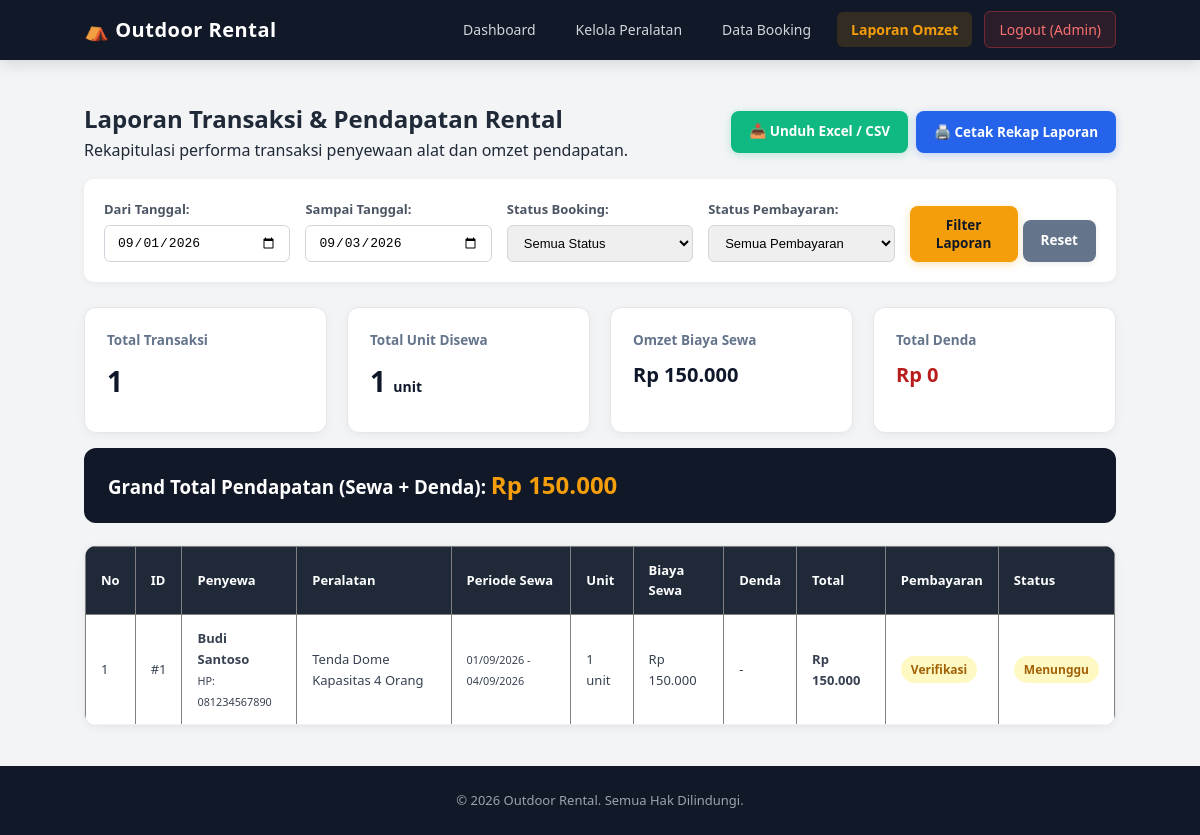
Page /admin/laporan.php (signed in) on the committed database.
### tables this page shows
CREATE TABLE `booking` (
    `id` INT AUTO_INCREMENT PRIMARY KEY,
    `id_user` INT NOT NULL,
    `id_peralatan` INT NOT NULL,
    `nama_penyewa` VARCHAR(100) NOT NULL,
    `no_hp` VARCHAR(25) NOT NULL,
    `tanggal_pinjam` DATE NOT NULL,
    `tanggal_kembali` DATE NOT NULL,
    `lama_sewa` INT NOT NULL,
    `jumlah` INT NOT NULL DEFAULT 1,
    `total_harga` INT NOT NULL,
    `bukti_pembayaran` VARCHAR(255) NULL,
    `status_pembayaran` ENUM(
        'Belum Bayar',
        'Menunggu Verifikasi',
        'Lunas'
    ) NOT NULL DEFAULT 'Belum Bayar',
    `denda` INT NOT NULL DEFAULT 0,
    `status` ENUM(
        'Menunggu',
        'Disetujui',
        'Ditolak',
        'Dikembalikan'
    ) NOT NULL DEFAULT 'Menunggu',
    `created_at` TIMESTAMP DEFAULT CURRENT_TIMESTAMP,
    CONSTRAINT `fk_booking_user` FOREIGN KEY (`id_user`) REFERENCES `users` (`id`) ON UPDATE CASCADE ON DELETE CASCADE,
    CONSTRAINT `fk_booking_peralatan` FOREIGN KEY (`id_peralatan`) REFERENCES `peralatan` (`id`) ON UPDATE CASCADE ON DELETE RESTRICT
);

CREATE TABLE `peralatan` (
    `id` INT AUTO_INCREMENT PRIMARY KEY,
    `nama` VARCHAR(100) NOT NULL,
    `kategori` VARCHAR(50) NOT NULL,
    `harga` INT NOT NULL,
    `stok` INT NOT NULL DEFAULT 0,
    `gambar` VARCHAR(255) NULL,
    `created_at` TIMESTAMP DEFAULT CURRENT_TIMESTAMP
);

### config/functions.php (called while the page is built, shortened)
<?php
function rupiah($harga)
{
    return "Rp " . number_format((float)$harga, 0, ',', '.');
}

### admin/laporan.php (the view, shortened to what this page needs)
<?php
require_once '../config/config.php';
require_once '../config/functions.php';
$tglAwal = $_GET['tgl_awal'] ?? date('Y-m-01');
$tglAkhir = $_GET['tgl_akhir'] ?? date('Y-m-d');
$statusFilter = $_GET['status'] ?? '';
$bayarFilter = $_GET['status_bayar'] ?? '';
$sql = "SELECT booking.*, peralatan.nama AS nama_peralatan, peralatan.kategori AS kategori_peralatan
        FROM booking
        JOIN peralatan ON booking.id_peralatan = peralatan.id
        WHERE DATE(booking.tanggal_pinjam) BETWEEN ? AND ?";
$params = [$tglAwal, $tglAkhir];
$types = "ss";
$sql .= " ORDER BY booking.id DESC";
$stmt = mysqli_prepare($conn, $sql);
mysqli_stmt_bind_param($stmt, $types, ...$params);
mysqli_stmt_execute($stmt);
$result = mysqli_stmt_get_result($stmt);
$totalTransaksi = 0;
$totalUnitDisewa = 0;
$totalOmzetSewa = 0;
$totalDenda = 0;
$dataLaporan = [];
while ($row = mysqli_fetch_assoc($result)) {
    $totalTransaksi++;
    $totalUnitDisewa += (int) $row['jumlah'];
    $totalOmzetSewa += (int) $row['total_harga'];
    $totalDenda += (int) $row['denda'];
    $dataLaporan[] = $row;
}
$grandTotalPendapatan = $totalOmzetSewa + $totalDenda;
include '../includes/header.php';
?>
<section class="riwayat-section">
    <div class="header-action-container">
        <div>
            <h2>Laporan Transaksi & Pendapatan Rental</h2>
            <p>Rekapitulasi performa transaksi penyewaan alat dan omzet pendapatan.</p>
        </div>
        <div style="display:flex; gap:8px;" class="no-print">
            <a href="export_laporan.php?tgl_awal=<?= urlencode($tglAwal); ?>&tgl_akhir=<?= urlencode($tglAkhir); ?>&status=<?= urlencode($statusFilter); ?>&status_bayar=<?= urlencode($bayarFilter); ?>" class="btn btn-success">
                📥 Unduh Excel / CSV
            </a>
            <button onclick="window.print()" class="btn btn-print">🖨️ Cetak Rekap Laporan</button>
        </div>
    </div>
    <div class="filter-box no-print mt-3">
        <form method="GET" action="laporan.php" class="filter-grid">
            <div>
                <label>Dari Tanggal:</label>
                <input type="date" name="tgl_awal" value="<?= htmlspecialchars($tglAwal); ?>" required>
            </div>
            <div>
                <label>Sampai Tanggal:</label>
                <input type="date" name="tgl_akhir" value="<?= htmlspecialchars($tglAkhir); ?>" required>
            </div>
            <div>
                <label>Status Booking:</label>
                <select name="status">
                    <option value="">Semua Status</option>
                </select>
            </div>
            <div>
                <label>Status Pembayaran:</label>
                <select name="status_bayar">
                    <option value="">Semua Pembayaran</option>
                </select>
            </div>
            <div style="display:flex; align-items:flex-end; gap:5px;">
                <button type="submit" class="btn btn-primary">Filter Laporan</button>
                <a href="laporan.php" class="btn btn-secondary">Reset</a>
            </div>
        </form>
    </div>
    <div class="dashboard-stats mt-4">
        <div class="stat-box">
            <h3>Total Transaksi</h3>
            <p><?= $totalTransaksi; ?></p>
        </div>
        <div class="stat-box">
            <h3>Total Unit Disewa</h3>
            <p><?= $totalUnitDisewa; ?> <small style="font-size:14px;">unit</small></p>
        </div>
        <div class="stat-box">
            <h3>Omzet Biaya Sewa</h3>
            <p style="font-size: 20px;"><?= rupiah($totalOmzetSewa); ?></p>
        </div>
        <div class="stat-box">
            <h3>Total Denda</h3>
            <p style="font-size: 20px; color:#b91c1c;"><?= rupiah($totalDenda); ?></p>
        </div>
    </div>
    <div class="grand-total-banner mt-3">
        <h3>Grand Total Pendapatan (Sewa + Denda): <span><?= rupiah($grandTotalPendapatan); ?></span></h3>
    </div>
    <div class="table-responsive mt-4">
        <table border="1" cellpadding="10" cellspacing="0" class="table-custom">
            <thead>
                <tr>
                    <th>No</th>
                    <th>ID</th>
                    <th>Penyewa</th>
                    <th>Peralatan</th>
                    <th>Periode Sewa</th>
                    <th>Unit</th>
                    <th>Biaya Sewa</th>
                    <th>Denda</th>
                    <th>Total</th>
                    <th>Pembayaran</th>
                    <th>Status</th>
                </tr>
            </thead>
            <tbody>
                <?php if (empty($dataLaporan)) { ?>
                    <tr>
                        <td colspan="11" style="text-align: center; padding: 25px;">
                            Tidak ada data transaksi pada rentang tanggal yang dipilih.
                        </td>
                    </tr>
                <?php } else { ?>
                    <?php $no = 1; foreach ($dataLaporan as $row) {
                        $totalBaris = $row['total_harga'] + $row['denda'];
                    ?>
                        <tr>
                            <td><?= $no++; ?></td>
                            <td>#<?= $row['id']; ?></td>
                            <td>
                                <strong><?= htmlspecialchars($row['nama_penyewa']); ?></strong><br>
                                <small>HP: <?= htmlspecialchars($row['no_hp']); ?></small>
                            </td>
                            <td><?= htmlspecialchars($row['nama_peralatan']); ?></td>
                            <td>
                                <small><?= date('d/m/Y', strtotime($row['tanggal_pinjam'])); ?> - <?= date('d/m/Y', strtotime($row['tanggal_kembali'])); ?></small>
                            </td>
                            <td><?= $row['jumlah']; ?> unit</td>
                            <td><?= rupiah($row['total_harga']); ?></td>
                            <td>
                                <?php if ($row['denda'] > 0) { ?>
                                    <span class="text-danger"><?= rupiah($row['denda']); ?></span>
                                <?php } else { ?>
                                    -
                                <?php } ?>
                            </td>
                            <td><strong><?= rupiah($totalBaris); ?></strong></td>
                            <td>
                                <?php if ($row['status_pembayaran'] === 'Lunas') { ?>
                                    <span class="badge badge-success">Lunas</span>
                                <?php } elseif ($row['status_pembayaran'] === 'Menunggu Verifikasi') { ?>
                                    <span class="badge badge-warning">Verifikasi</span>
                                <?php } else { ?>
                                    <span class="badge badge-danger">Belum</span>
                                <?php } ?>
                            </td>
                            <td>
                                <?php if ($row['status'] === 'Disetujui') { ?>
                                    <span class="badge badge-success">Disetujui</span>
                                <?php } elseif ($row['status'] === 'Dikembalikan') { ?>
                                    <span class="badge badge-info">Selesai</span>
                                <?php } elseif ($row['status'] === 'Ditolak') { ?>
                                    <span class="badge badge-danger">Ditolak</span>
                                <?php } else { ?>
                                    <span class="badge badge-warning">Menunggu</span>
                                <?php } ?>
                            </td>
                        </tr>
                    <?php } ?>
                <?php } ?>
            </tbody>
        </table>
    </div>
</section>
<?php
include '../includes/footer.php';
?>

### assets/css/style.css (style rules this page uses)
* { margin: 0; padding: 0; box-sizing: border-box; }
body { font-family: 'Segoe UI', -apple-system, BlinkMacSystemFont, Roboto, Oxygen, Ubuntu, Cantarell, sans-serif; background: #f3f4f6; color: #1f2937; line-height: 1.6; min-height: 100vh; display: flex; flex-direction: column; }
a { text-decoration: none; color: inherit; transition: all 0.2s ease; }
button { cursor: pointer; font-family: inherit; }
.filter-box { background: white; padding: 20px; border-radius: 10px; box-shadow: 0 2px 8px rgba(0,0,0,0.05); margin-bottom: 25px; }
.filter-grid { display: grid; grid-template-columns: repeat(auto-fit, minmax(180px, 1fr)); gap: 15px; }
.filter-grid label { display: block; font-size: 13px; font-weight: 600; color: #4b5563; margin-bottom: 5px; }
.filter-grid input, .filter-grid select { width: 100%; padding: 9px 12px; border: 1px solid #d1d5db; border-radius: 6px; outline: none; font-size: 13px; }
.btn { display: inline-flex; align-items: center; justify-content: center; gap: 6px; padding: 10px 18px; background: #1e293b; color: #ffffff; border-radius: 8px; font-size: 13.5px; font-weight: 600; border: none; text-align: center; cursor: pointer; box-shadow: 0 2px 6px rgba(0, 0, 0, 0.08); transition: all 0.2s cubic-bezier(0.4, 0, 0.2, 1); box-sizing: border-box; }
.btn-primary { background: #f59e0b; color: #111827; font-weight: 700; box-shadow: 0 2px 8px rgba(245, 158, 11, 0.3); }
.btn-secondary { background: #64748b; color: #ffffff; font-weight: 600; }
.btn-success { background: #10b981; color: #ffffff; font-weight: 600; box-shadow: 0 2px 8px rgba(16, 185, 129, 0.25); }
.btn-print { background: #2563eb; color: #ffffff; font-weight: 600; box-shadow: 0 2px 8px rgba(37, 99, 235, 0.25); }
.badge { display: inline-block; padding: 4px 10px; border-radius: 9999px; font-size: 12px; font-weight: 600; }
.badge-warning { background: #fef9c3; color: #a16207; }
.riwayat-section { padding: 40px 7%; flex: 1; }
.header-action-container { display: flex; justify-content: space-between; align-items: center; flex-wrap: wrap; gap: 15px; }
.table-responsive { overflow-x: auto; background: white; border-radius: 12px; box-shadow: 0 2px 10px rgba(0, 0, 0, 0.05); border: 1px solid #e5e7eb; }
.table-custom { width: 100%; border-collapse: collapse; }
.table-custom th { background: #1f2937; color: white; padding: 13px 15px; text-align: left; font-size: 13px; font-weight: 600; }
.table-custom td { padding: 13px 15px; border-bottom: 1px solid #f1f5f9; font-size: 13px; color: #374151; }
.dashboard-stats { display: grid; grid-template-columns: repeat(auto-fit, minmax(220px, 1fr)); gap: 20px; }
.stat-box { background: white; padding: 22px; border-radius: 12px; box-shadow: 0 2px 10px rgba(0, 0, 0, 0.05); border: 1px solid #e5e7eb; transition: transform 0.2s ease; }
.stat-box h3 { font-size: 13.5px; color: #64748b; margin-bottom: 8px; }
.stat-box p { font-size: 28px; font-weight: 800; color: #0f172a; margin-bottom: 6px; }
.grand-total-banner { background: #111827; color: white; padding: 18px 24px; border-radius: 12px; display: flex; justify-content: space-between; align-items: center; }
.grand-total-banner span { color: #f59e0b; font-size: 24px; font-weight: 800; }
.mt-3 { margin-top: 15px; }
.mt-4 { margin-top: 22px; }

### rows in the picture
booking: denda "Rp 0", id "1", nama_penyewa "Budi Santoso", no_hp "081234567890", id_peralatan.nama "Tenda Dome Kapasitas 4 Orang", tanggal_pinjam "01/09/2026", tanggal_kembali "04/09/2026", jumlah "1", total_harga "Rp 150.000", rupiah($totalBaris) "Rp 150.000", shows "Verifikasi", status "Menunggu"

### other values in the picture
APP_NAME "Outdoor Rental"
$totalTransaksi "1"
$totalUnitDisewa "1"
rupiah($totalOmzetSewa) "Rp 150.000"
rupiah($grandTotalPendapatan) "Rp 150.000"
